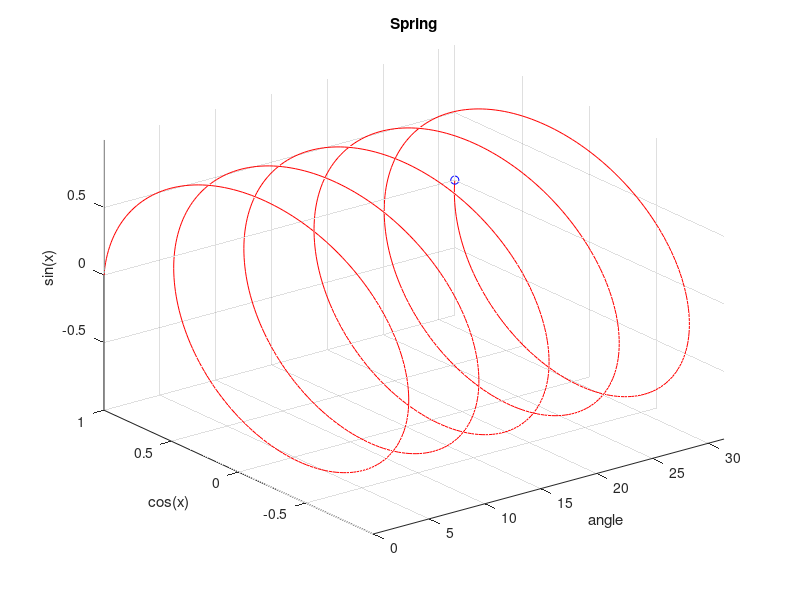

Write the MATLAB code that produced this figure.
clear all;
clc;
close all;
x=linspace(0,10*pi,1000);
y=cos(x);
z=sin(x);
comet3(x,y,z);
grid
xlabel('angle'),ylabel('cos(x)'),zlabel('sin(x)');
title('Spring');